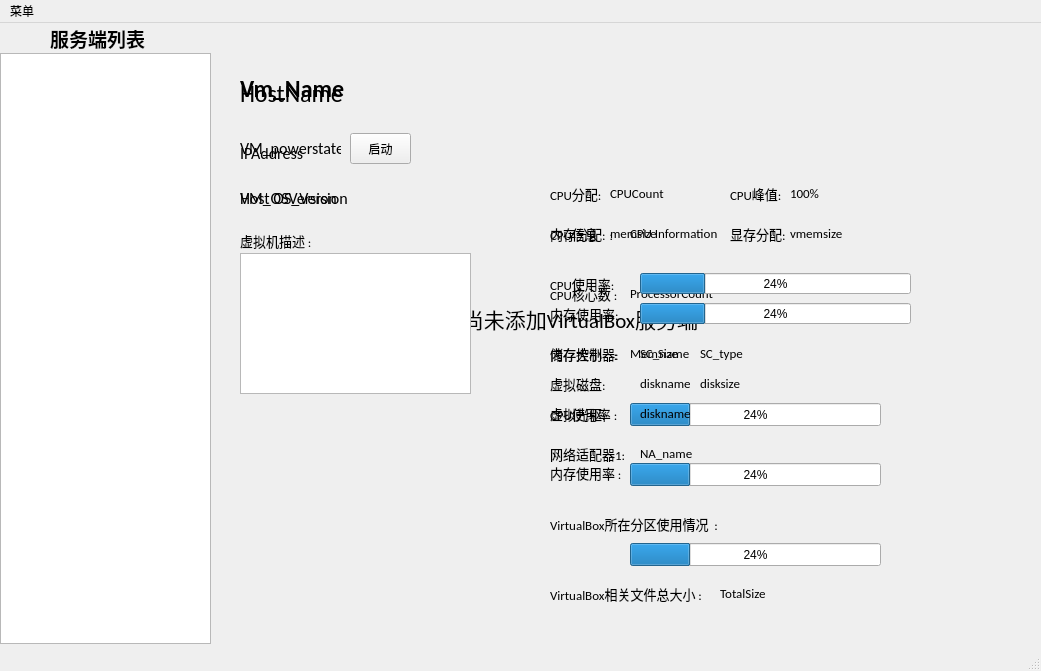
<?xml version="1.0" encoding="UTF-8"?>
<ui version="4.0">
 <class>Vcenter_form</class>
 <widget class="QMainWindow" name="Vcenter_form">
  <property name="geometry">
   <rect>
    <x>0</x>
    <y>0</y>
    <width>1041</width>
    <height>671</height>
   </rect>
  </property>
  <property name="sizePolicy">
   <sizepolicy hsizetype="Fixed" vsizetype="Fixed">
    <horstretch>0</horstretch>
    <verstretch>0</verstretch>
   </sizepolicy>
  </property>
  <property name="windowTitle">
   <string>VirtualBox虚拟机管理中心</string>
  </property>
  <widget class="QWidget" name="centralwidget">
   <widget class="QTreeView" name="treeView">
    <property name="geometry">
     <rect>
      <x>0</x>
      <y>30</y>
      <width>211</width>
      <height>591</height>
     </rect>
    </property>
    <property name="font">
     <font>
      <family>Calibri</family>
      <pointsize>10</pointsize>
     </font>
    </property>
   </widget>
   <widget class="QLabel" name="label">
    <property name="geometry">
     <rect>
      <x>50</x>
      <y>0</y>
      <width>101</width>
      <height>31</height>
     </rect>
    </property>
    <property name="font">
     <font>
      <family>Aharoni</family>
      <pointsize>14</pointsize>
      <weight>75</weight>
      <bold>true</bold>
     </font>
    </property>
    <property name="text">
     <string>服务端列表</string>
    </property>
   </widget>
   <widget class="QLabel" name="label_2">
    <property name="geometry">
     <rect>
      <x>370</x>
      <y>240</y>
      <width>421</width>
      <height>111</height>
     </rect>
    </property>
    <property name="font">
     <font>
      <family>Calibri</family>
      <pointsize>16</pointsize>
      <weight>50</weight>
      <bold>false</bold>
     </font>
    </property>
    <property name="layoutDirection">
     <enum>Qt::LeftToRight</enum>
    </property>
    <property name="text">
     <string>尚未添加VirtualBox服务端</string>
    </property>
    <property name="alignment">
     <set>Qt::AlignCenter</set>
    </property>
   </widget>
   <widget class="QWidget" name="widget_host" native="true">
    <property name="geometry">
     <rect>
      <x>220</x>
      <y>30</y>
      <width>811</width>
      <height>591</height>
     </rect>
    </property>
    <widget class="QLabel" name="lab_hostname">
     <property name="geometry">
      <rect>
       <x>20</x>
       <y>20</y>
       <width>131</width>
       <height>41</height>
      </rect>
     </property>
     <property name="font">
      <font>
       <family>Calibri</family>
       <pointsize>18</pointsize>
      </font>
     </property>
     <property name="text">
      <string>HostName</string>
     </property>
    </widget>
    <widget class="QLabel" name="lab_IPAddr">
     <property name="geometry">
      <rect>
       <x>20</x>
       <y>90</y>
       <width>111</width>
       <height>21</height>
      </rect>
     </property>
     <property name="font">
      <font>
       <family>Calibri</family>
       <pointsize>12</pointsize>
      </font>
     </property>
     <property name="text">
      <string>IPAddress</string>
     </property>
    </widget>
    <widget class="QLabel" name="lab_hostver">
     <property name="geometry">
      <rect>
       <x>20</x>
       <y>130</y>
       <width>121</width>
       <height>31</height>
      </rect>
     </property>
     <property name="font">
      <font>
       <family>Calibri</family>
       <pointsize>12</pointsize>
      </font>
     </property>
     <property name="text">
      <string>Host OS_Version</string>
     </property>
    </widget>
    <widget class="QLabel" name="label_6">
     <property name="geometry">
      <rect>
       <x>330</x>
       <y>170</y>
       <width>81</width>
       <height>21</height>
      </rect>
     </property>
     <property name="font">
      <font>
       <family>Calibri</family>
       <pointsize>10</pointsize>
      </font>
     </property>
     <property name="text">
      <string>CPU信息    :</string>
     </property>
    </widget>
    <widget class="QLabel" name="lab_cpuinfo">
     <property name="geometry">
      <rect>
       <x>410</x>
       <y>170</y>
       <width>311</width>
       <height>21</height>
      </rect>
     </property>
     <property name="font">
      <font>
       <family>Calibri</family>
       <pointsize>10</pointsize>
      </font>
     </property>
     <property name="text">
      <string>CPU Information</string>
     </property>
    </widget>
    <widget class="QLabel" name="label_3">
     <property name="geometry">
      <rect>
       <x>330</x>
       <y>230</y>
       <width>81</width>
       <height>21</height>
      </rect>
     </property>
     <property name="font">
      <font>
       <family>Calibri</family>
       <pointsize>10</pointsize>
      </font>
     </property>
     <property name="text">
      <string>CPU核心数 :</string>
     </property>
    </widget>
    <widget class="QLabel" name="lab_cpucount">
     <property name="geometry">
      <rect>
       <x>410</x>
       <y>230</y>
       <width>111</width>
       <height>21</height>
      </rect>
     </property>
     <property name="font">
      <font>
       <family>Calibri</family>
       <pointsize>10</pointsize>
      </font>
     </property>
     <property name="text">
      <string>ProcessorCount</string>
     </property>
    </widget>
    <widget class="QLabel" name="label_4">
     <property name="geometry">
      <rect>
       <x>330</x>
       <y>290</y>
       <width>81</width>
       <height>21</height>
      </rect>
     </property>
     <property name="font">
      <font>
       <family>Calibri</family>
       <pointsize>10</pointsize>
      </font>
     </property>
     <property name="text">
      <string>内存大小    :</string>
     </property>
    </widget>
    <widget class="QLabel" name="lab_memsize">
     <property name="geometry">
      <rect>
       <x>410</x>
       <y>290</y>
       <width>91</width>
       <height>21</height>
      </rect>
     </property>
     <property name="font">
      <font>
       <family>Calibri</family>
       <pointsize>10</pointsize>
      </font>
     </property>
     <property name="text">
      <string>MemSize</string>
     </property>
    </widget>
    <widget class="QLabel" name="label_7">
     <property name="geometry">
      <rect>
       <x>330</x>
       <y>350</y>
       <width>81</width>
       <height>21</height>
      </rect>
     </property>
     <property name="font">
      <font>
       <family>Calibri</family>
       <pointsize>10</pointsize>
      </font>
     </property>
     <property name="text">
      <string>CPU使用率 :</string>
     </property>
    </widget>
    <widget class="QProgressBar" name="pgbar_cpuusage">
     <property name="geometry">
      <rect>
       <x>410</x>
       <y>350</y>
       <width>251</width>
       <height>23</height>
      </rect>
     </property>
     <property name="value">
      <number>24</number>
     </property>
    </widget>
    <widget class="QLabel" name="label_5">
     <property name="geometry">
      <rect>
       <x>330</x>
       <y>410</y>
       <width>81</width>
       <height>20</height>
      </rect>
     </property>
     <property name="font">
      <font>
       <family>Calibri</family>
       <pointsize>10</pointsize>
      </font>
     </property>
     <property name="text">
      <string>内存使用率 :</string>
     </property>
    </widget>
    <widget class="QProgressBar" name="pgbar_memusage">
     <property name="geometry">
      <rect>
       <x>410</x>
       <y>410</y>
       <width>251</width>
       <height>23</height>
      </rect>
     </property>
     <property name="value">
      <number>24</number>
     </property>
    </widget>
    <widget class="QLabel" name="label_8">
     <property name="geometry">
      <rect>
       <x>330</x>
       <y>460</y>
       <width>181</width>
       <height>21</height>
      </rect>
     </property>
     <property name="font">
      <font>
       <family>Calibri</family>
       <pointsize>10</pointsize>
      </font>
     </property>
     <property name="text">
      <string>VirtualBox所在分区使用情况  :</string>
     </property>
    </widget>
    <widget class="QProgressBar" name="pgbar_diskusage">
     <property name="geometry">
      <rect>
       <x>410</x>
       <y>490</y>
       <width>251</width>
       <height>23</height>
      </rect>
     </property>
     <property name="value">
      <number>24</number>
     </property>
    </widget>
    <widget class="QLabel" name="label_9">
     <property name="geometry">
      <rect>
       <x>330</x>
       <y>530</y>
       <width>161</width>
       <height>21</height>
      </rect>
     </property>
     <property name="font">
      <font>
       <family>Calibri</family>
       <pointsize>10</pointsize>
      </font>
     </property>
     <property name="text">
      <string>VirtualBox相关文件总大小 :</string>
     </property>
    </widget>
    <widget class="QLabel" name="lab_totalsize">
     <property name="geometry">
      <rect>
       <x>500</x>
       <y>530</y>
       <width>91</width>
       <height>21</height>
      </rect>
     </property>
     <property name="font">
      <font>
       <family>Calibri</family>
       <pointsize>10</pointsize>
      </font>
     </property>
     <property name="text">
      <string>TotalSize</string>
     </property>
    </widget>
   </widget>
   <widget class="QWidget" name="widget_vm" native="true">
    <property name="geometry">
     <rect>
      <x>220</x>
      <y>30</y>
      <width>811</width>
      <height>591</height>
     </rect>
    </property>
    <widget class="QLabel" name="lab_vmname">
     <property name="geometry">
      <rect>
       <x>20</x>
       <y>20</y>
       <width>111</width>
       <height>31</height>
      </rect>
     </property>
     <property name="font">
      <font>
       <family>Calibri</family>
       <pointsize>18</pointsize>
       <weight>75</weight>
       <bold>true</bold>
      </font>
     </property>
     <property name="text">
      <string>Vm_Name</string>
     </property>
    </widget>
    <widget class="QLabel" name="lab_vmpowerstate">
     <property name="geometry">
      <rect>
       <x>20</x>
       <y>80</y>
       <width>101</width>
       <height>31</height>
      </rect>
     </property>
     <property name="font">
      <font>
       <family>Calibri</family>
       <pointsize>12</pointsize>
      </font>
     </property>
     <property name="text">
      <string>VM_powerstate</string>
     </property>
    </widget>
    <widget class="QPushButton" name="btn_vmpowerstate">
     <property name="geometry">
      <rect>
       <x>130</x>
       <y>80</y>
       <width>61</width>
       <height>31</height>
      </rect>
     </property>
     <property name="text">
      <string>启动</string>
     </property>
    </widget>
    <widget class="QLabel" name="lab_vmosversion">
     <property name="geometry">
      <rect>
       <x>20</x>
       <y>130</y>
       <width>131</width>
       <height>31</height>
      </rect>
     </property>
     <property name="font">
      <font>
       <family>Calibri</family>
       <pointsize>12</pointsize>
      </font>
     </property>
     <property name="text">
      <string>VM_OSVersion</string>
     </property>
    </widget>
    <widget class="QTextBrowser" name="tb_vmdescription">
     <property name="geometry">
      <rect>
       <x>20</x>
       <y>200</y>
       <width>231</width>
       <height>141</height>
      </rect>
     </property>
     <property name="readOnly">
      <bool>true</bool>
     </property>
    </widget>
    <widget class="QLabel" name="label_10">
     <property name="geometry">
      <rect>
       <x>20</x>
       <y>180</y>
       <width>81</width>
       <height>16</height>
      </rect>
     </property>
     <property name="font">
      <font>
       <family>Calibri</family>
       <pointsize>10</pointsize>
      </font>
     </property>
     <property name="text">
      <string>虚拟机描述 :</string>
     </property>
    </widget>
    <widget class="QLabel" name="label_11">
     <property name="geometry">
      <rect>
       <x>330</x>
       <y>130</y>
       <width>61</width>
       <height>21</height>
      </rect>
     </property>
     <property name="font">
      <font>
       <family>Calibri</family>
       <pointsize>10</pointsize>
      </font>
     </property>
     <property name="text">
      <string>CPU分配:</string>
     </property>
    </widget>
    <widget class="QLabel" name="lab_vmcpucount">
     <property name="geometry">
      <rect>
       <x>390</x>
       <y>130</y>
       <width>61</width>
       <height>21</height>
      </rect>
     </property>
     <property name="font">
      <font>
       <family>Calibri</family>
       <pointsize>10</pointsize>
      </font>
     </property>
     <property name="text">
      <string>CPUCount</string>
     </property>
    </widget>
    <widget class="QLabel" name="label_13">
     <property name="geometry">
      <rect>
       <x>510</x>
       <y>130</y>
       <width>61</width>
       <height>21</height>
      </rect>
     </property>
     <property name="font">
      <font>
       <family>Calibri</family>
       <pointsize>10</pointsize>
      </font>
     </property>
     <property name="text">
      <string>CPU峰值:</string>
     </property>
    </widget>
    <widget class="QLabel" name="lab_cpuexecutioncap">
     <property name="geometry">
      <rect>
       <x>570</x>
       <y>130</y>
       <width>61</width>
       <height>21</height>
      </rect>
     </property>
     <property name="font">
      <font>
       <family>Calibri</family>
       <pointsize>10</pointsize>
      </font>
     </property>
     <property name="text">
      <string>100%</string>
     </property>
    </widget>
    <widget class="QLabel" name="label_15">
     <property name="geometry">
      <rect>
       <x>330</x>
       <y>170</y>
       <width>61</width>
       <height>21</height>
      </rect>
     </property>
     <property name="font">
      <font>
       <family>Calibri</family>
       <pointsize>10</pointsize>
      </font>
     </property>
     <property name="text">
      <string>内存分配:</string>
     </property>
    </widget>
    <widget class="QLabel" name="lab_vmmemsize">
     <property name="geometry">
      <rect>
       <x>390</x>
       <y>170</y>
       <width>61</width>
       <height>21</height>
      </rect>
     </property>
     <property name="font">
      <font>
       <family>Calibri</family>
       <pointsize>10</pointsize>
      </font>
     </property>
     <property name="text">
      <string>memsize</string>
     </property>
    </widget>
    <widget class="QLabel" name="label_17">
     <property name="geometry">
      <rect>
       <x>510</x>
       <y>170</y>
       <width>61</width>
       <height>21</height>
      </rect>
     </property>
     <property name="font">
      <font>
       <family>Calibri</family>
       <pointsize>10</pointsize>
      </font>
     </property>
     <property name="text">
      <string>显存分配:</string>
     </property>
    </widget>
    <widget class="QLabel" name="lab_vmvmemsize">
     <property name="geometry">
      <rect>
       <x>570</x>
       <y>170</y>
       <width>61</width>
       <height>21</height>
      </rect>
     </property>
     <property name="font">
      <font>
       <family>Calibri</family>
       <pointsize>10</pointsize>
      </font>
     </property>
     <property name="text">
      <string>vmemsize</string>
     </property>
    </widget>
    <widget class="QLabel" name="label_37">
     <property name="geometry">
      <rect>
       <x>330</x>
       <y>220</y>
       <width>71</width>
       <height>21</height>
      </rect>
     </property>
     <property name="font">
      <font>
       <family>Calibri</family>
       <pointsize>10</pointsize>
      </font>
     </property>
     <property name="text">
      <string>CPU使用率:</string>
     </property>
    </widget>
    <widget class="QLabel" name="label_38">
     <property name="geometry">
      <rect>
       <x>330</x>
       <y>250</y>
       <width>71</width>
       <height>21</height>
      </rect>
     </property>
     <property name="font">
      <font>
       <family>Calibri</family>
       <pointsize>10</pointsize>
      </font>
     </property>
     <property name="text">
      <string>内存使用率:</string>
     </property>
    </widget>
    <widget class="QLabel" name="label_39">
     <property name="geometry">
      <rect>
       <x>330</x>
       <y>290</y>
       <width>81</width>
       <height>21</height>
      </rect>
     </property>
     <property name="font">
      <font>
       <family>Calibri</family>
       <pointsize>10</pointsize>
      </font>
     </property>
     <property name="text">
      <string>储存控制器:</string>
     </property>
    </widget>
    <widget class="QLabel" name="lab_vmSCname">
     <property name="geometry">
      <rect>
       <x>420</x>
       <y>290</y>
       <width>61</width>
       <height>21</height>
      </rect>
     </property>
     <property name="font">
      <font>
       <family>Calibri</family>
       <pointsize>10</pointsize>
      </font>
     </property>
     <property name="text">
      <string>SC_name</string>
     </property>
    </widget>
    <widget class="QLabel" name="lab_vmSCtype">
     <property name="geometry">
      <rect>
       <x>480</x>
       <y>290</y>
       <width>61</width>
       <height>21</height>
      </rect>
     </property>
     <property name="font">
      <font>
       <family>Calibri</family>
       <pointsize>10</pointsize>
      </font>
     </property>
     <property name="text">
      <string>SC_type</string>
     </property>
    </widget>
    <widget class="QLabel" name="lab_vmdiskname">
     <property name="geometry">
      <rect>
       <x>420</x>
       <y>320</y>
       <width>61</width>
       <height>21</height>
      </rect>
     </property>
     <property name="font">
      <font>
       <family>Calibri</family>
       <pointsize>10</pointsize>
      </font>
     </property>
     <property name="text">
      <string>diskname</string>
     </property>
    </widget>
    <widget class="QLabel" name="lab_disksize">
     <property name="geometry">
      <rect>
       <x>480</x>
       <y>320</y>
       <width>61</width>
       <height>21</height>
      </rect>
     </property>
     <property name="font">
      <font>
       <family>Calibri</family>
       <pointsize>10</pointsize>
      </font>
     </property>
     <property name="text">
      <string>disksize</string>
     </property>
    </widget>
    <widget class="QLabel" name="label_44">
     <property name="geometry">
      <rect>
       <x>330</x>
       <y>320</y>
       <width>61</width>
       <height>21</height>
      </rect>
     </property>
     <property name="font">
      <font>
       <family>Calibri</family>
       <pointsize>10</pointsize>
      </font>
     </property>
     <property name="text">
      <string>虚拟磁盘:</string>
     </property>
    </widget>
    <widget class="QLabel" name="lab_vmdvdname">
     <property name="geometry">
      <rect>
       <x>420</x>
       <y>350</y>
       <width>231</width>
       <height>21</height>
      </rect>
     </property>
     <property name="font">
      <font>
       <family>Calibri</family>
       <pointsize>10</pointsize>
      </font>
     </property>
     <property name="text">
      <string>diskname</string>
     </property>
    </widget>
    <widget class="QLabel" name="label_47">
     <property name="geometry">
      <rect>
       <x>330</x>
       <y>350</y>
       <width>61</width>
       <height>21</height>
      </rect>
     </property>
     <property name="font">
      <font>
       <family>Calibri</family>
       <pointsize>10</pointsize>
      </font>
     </property>
     <property name="text">
      <string>虚拟光驱:</string>
     </property>
    </widget>
    <widget class="QLabel" name="label_48">
     <property name="geometry">
      <rect>
       <x>330</x>
       <y>390</y>
       <width>81</width>
       <height>21</height>
      </rect>
     </property>
     <property name="font">
      <font>
       <family>Calibri</family>
       <pointsize>10</pointsize>
      </font>
     </property>
     <property name="text">
      <string>网络适配器1:</string>
     </property>
    </widget>
    <widget class="QLabel" name="lab_vmNA1name">
     <property name="geometry">
      <rect>
       <x>420</x>
       <y>390</y>
       <width>361</width>
       <height>21</height>
      </rect>
     </property>
     <property name="font">
      <font>
       <family>Calibri</family>
       <pointsize>10</pointsize>
      </font>
     </property>
     <property name="text">
      <string>NA_name</string>
     </property>
    </widget>
    <widget class="QProgressBar" name="pgbar_cpuusage_2">
     <property name="geometry">
      <rect>
       <x>420</x>
       <y>220</y>
       <width>271</width>
       <height>21</height>
      </rect>
     </property>
     <property name="value">
      <number>24</number>
     </property>
    </widget>
    <widget class="QProgressBar" name="pgbar_memusage_2">
     <property name="geometry">
      <rect>
       <x>420</x>
       <y>250</y>
       <width>271</width>
       <height>21</height>
      </rect>
     </property>
     <property name="value">
      <number>24</number>
     </property>
    </widget>
   </widget>
   <zorder>widget_host</zorder>
   <zorder>treeView</zorder>
   <zorder>label</zorder>
   <zorder>label_2</zorder>
   <zorder>widget_vm</zorder>
  </widget>
  <widget class="QMenuBar" name="menubar">
   <property name="geometry">
    <rect>
     <x>0</x>
     <y>0</y>
     <width>1041</width>
     <height>23</height>
    </rect>
   </property>
   <widget class="QMenu" name="menu">
    <property name="title">
     <string>菜单</string>
    </property>
    <addaction name="action"/>
   </widget>
   <addaction name="menu"/>
  </widget>
  <widget class="QStatusBar" name="statusbar"/>
  <action name="action">
   <property name="text">
    <string>添加服务端</string>
   </property>
  </action>
 </widget>
 <resources/>
 <connections/>
</ui>
